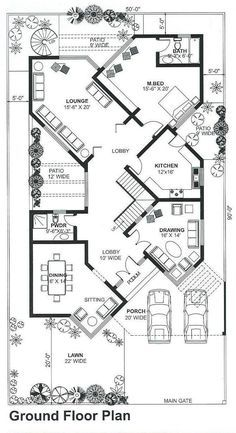
#> input picture 10/cb33831c86d1f16db29ad58bf9e926f3.jpg, 236 x 433 px, found by its file name
$ python analyze_failures.py   (older library calls are emulated)
#> lines starting #> are read from the running program, lines starting #| are printed output that depends on the picture; after the words box and inside, x2 and y2 are one past the last pixel; in counts of white or black regions, pixels touching at a corner belong together
import os
import cv2
import json
import re
import numpy as np

def run_failure_analysis():
    test_set = [
        ('10/cb33831c86d1f16db29ad58bf9e926f3.jpg', 'low_res_thumbnail'),
        ('1/00770eba64db20501bbd30bb21ce6aa5.jpg', 'tall_narrow_plan'),
        ('1/download.png', 'high_res_marketing'),
        ('3/0adf5f25feca052f9968d0a9f42bd8eb.jpg', 'color_furniture'),
        ('7/0162fa659d7392157fc0854ef058f419.jpg', 'dimension_heavy'),
        ('3/0d2f29cf25a408c7e552e39b91189b34.jpg', 'corridor_heavy'),
        ('5/195e61769696aa144d1388a68ef92cc9.jpg', 'bordered_marketing'),
        ('5/1dfd85587a24e04e1e93659ba35f33cb.jpg', 'contrast_challenged'),
        ('7/01d47a008ad8498cf8bc3f78cfc87765.jpg', 'compact_flat'),
        ('10/052da9368c90d89e449dc37055603d7d.jpg', 'small_res_plan')
    ]

    findings = []

    for img_p, cat in test_set:
        if not os.path.exists(img_p):
            continue
        im = cv2.imread(img_p)
#> im is the input picture: shape (433, 236, 3); mean B, G, R 225.2, 225.4, 224.8
        h, w = im.shape[:2]
#> h = 433; w = 236
        gray = cv2.cvtColor(im, cv2.COLOR_BGR2GRAY)

        # 1. Border artifact check: check pixel intensity of 5% border margin
        margin_x = int(w * 0.05)
#> margin_x = 11
        margin_y = int(h * 0.05)
#> margin_y = 21
        borders = [gray[:margin_y, :], gray[-margin_y:, :], gray[:, :margin_x], gray[:, -margin_x:]]
        border_darkness = [np.mean(b < 50) for b in borders]
#> border_darkness = [0.00787, 0.0337, 0.00063, 0.00021]
        has_heavy_border = any(bd > 0.3 for bd in border_darkness)
#> has_heavy_border = False

        # 2. Otsu wall binarization and gap leakage
        _, thresh = cv2.threshold(gray, 0, 255, cv2.THRESH_BINARY_INV + cv2.THRESH_OTSU)
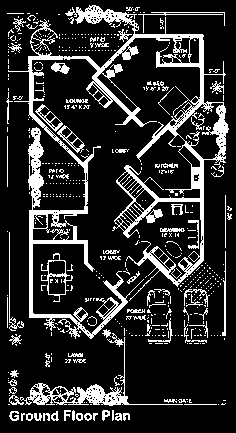
#> thresh: shape (433, 236); 17.6% white; 539 white regions (467 under 20 px), largest, box (x1, y1, x2, y2) and area: (8, 5, 229, 339) 11080, (20, 333, 183, 406) 1386, (41, 253, 73, 302) 264
        kernel = cv2.getStructuringElement(cv2.MORPH_RECT, (3, 3))
        walls = cv2.morphologyEx(thresh, cv2.MORPH_OPEN, kernel)
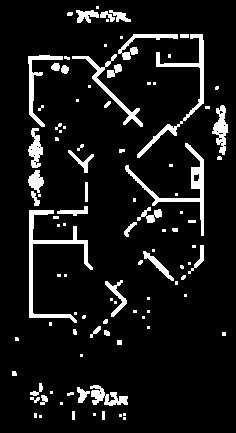
#> walls: shape (433, 236); 8.8% white; 103 white regions (57 under 20 px), largest, box (x1, y1, x2, y2) and area: (29, 210, 93, 323) 1110, (125, 143, 204, 236) 929, (137, 34, 204, 158) 919
        inv_walls = cv2.bitwise_not(walls)
        num_labels, labels, stats, _ = cv2.connectedComponentsWithStats(inv_walls)
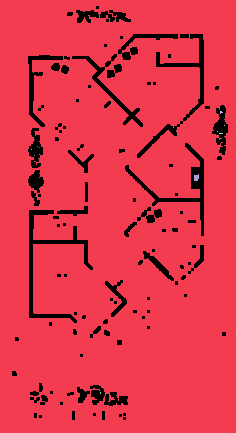
#> labels: shape (433, 236) int32; 12 distinct labels, from 0 to 11; one colour per label, 0 black
#> num_labels = 12; stats = [[12, 6, 216, 414, 9019], [0, 0, 236, 433, 93122], [220, 111, 3, 3, 6], [224, 125, 1, 1, 1], [217, 131, 1, 1, 1], [219, 133, 4, 1, 4], [37, 146, 1, 1, 1], [39, 147, 1, 1, 1], [31, 149, 1, 1, 1], [34, 155, 1, 1, 1], [194, 174, 5, 7, 29], [100, 392, 1, 2, 2]]

        # Room candidate stats
        room_areas = [s[cv2.CC_STAT_AREA] for s in stats[1:]]
#> room_areas = [93122, 6, 1, 1, 4, 1, 1, 1, 1, 29, 2]
        max_room_ratio = max(room_areas) / (w * h) if room_areas else 0
#> max_room_ratio = 0.911
        leaked_exterior = max_room_ratio > 0.45
#> leaked_exterior = True

        # 3. High frequency texture check (e.g. wood flooring or hatched tiles)
        laplacian_var = cv2.Laplacian(gray, cv2.CV_64F).var()
#> laplacian_var = 7951.4

        findings.append({
            'image': img_p,
            'category': cat,
            'resolution': f"{w}x{h}",
            'has_heavy_border': bool(has_heavy_border),
            'leaked_exterior_merge': bool(leaked_exterior),
            'max_component_ratio': round(float(max_room_ratio), 3),
            'components_count': len(stats) - 1,
            'texture_variance': round(float(laplacian_var), 1)
        })
#> pass 2 of the loop in run_failure_analysis, `for img_p, cat in test_set:`:
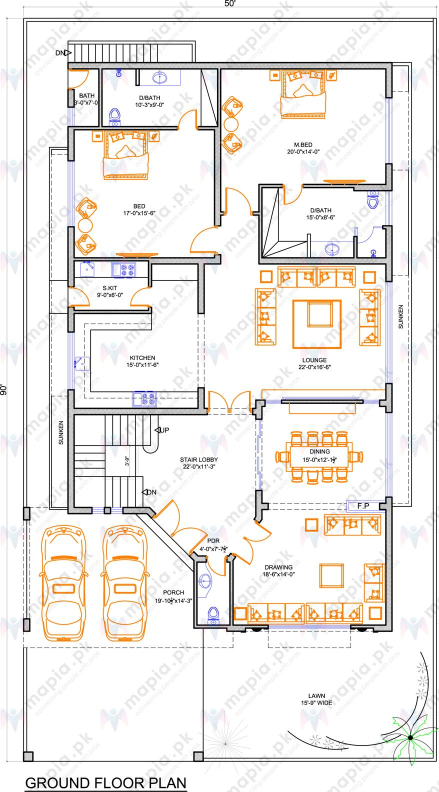
#> input picture 1/00770eba64db20501bbd30bb21ce6aa5.jpg, 877 x 1584 px, found by its file name (shown at 1/2 size)
#> in run_failure_analysis, im is the input picture: shape (1584, 877, 3); mean B, G, R 230.9, 234.2, 237.4
#> gray: shape (1584, 877)
#> border_darkness = [0.0269, 0.0502, 0.000984, 0.0478]
#> in run_failure_analysis, `_, thresh = cv2.threshold(gray, 0, 255, cv2.THRESH_BINARY_INV + cv2.TH..`:
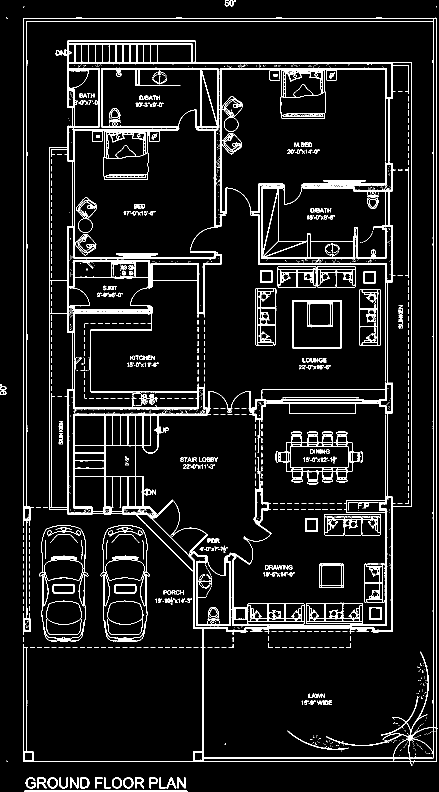
#> thresh: shape (1584, 877) (shown at 1/2 size); 8.4% white; 1135 white regions (867 under 20 px), largest, box (x1, y1, x2, y2) and area: (46, 35, 876, 1532) 80375, (551, 862, 726, 969) 3187, (585, 600, 683, 698) 1680
#> walls: shape (1584, 877); 3.5% white; 341 white regions (215 under 20 px), largest, box (x1, y1, x2, y2) and area: (134, 123, 786, 453) 9868, (504, 367, 786, 565) 4356, (134, 774, 420, 1029) 4238
#> in run_failure_analysis, `num_labels, labels, stats, _ = cv2.connectedComponentsWithStats(inv_wa..`:
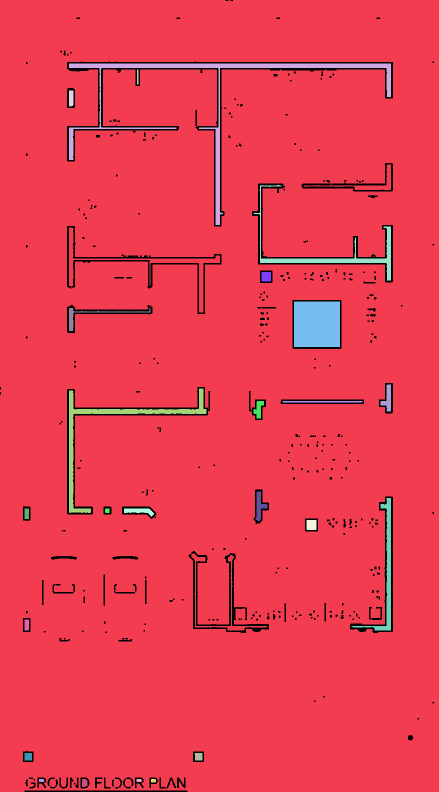
#> labels: shape (1584, 877) int32 (shown at 1/2 size); 27 distinct labels, from 0 to 26; one colour per label, 0 black
#> num_labels = 27; stats = 27 rows, first 6: [0, 0, 868, 1584, 48612], [0, 0, 877, 1584, 1304472], [138, 127, 644, 323, 10061], [274, 139, 3, 30, 90], [138, 181, 9, 32, 282], [507, 370, 275, 191, 3731]
#> room_areas = 26 values, max 1304472 at index 0, min 4 at index 5, mean 51559.8
#> max_room_ratio = 0.939
#> laplacian_var = 4505.3
#> pass 3 of the loop in run_failure_analysis, `for img_p, cat in test_set:`:
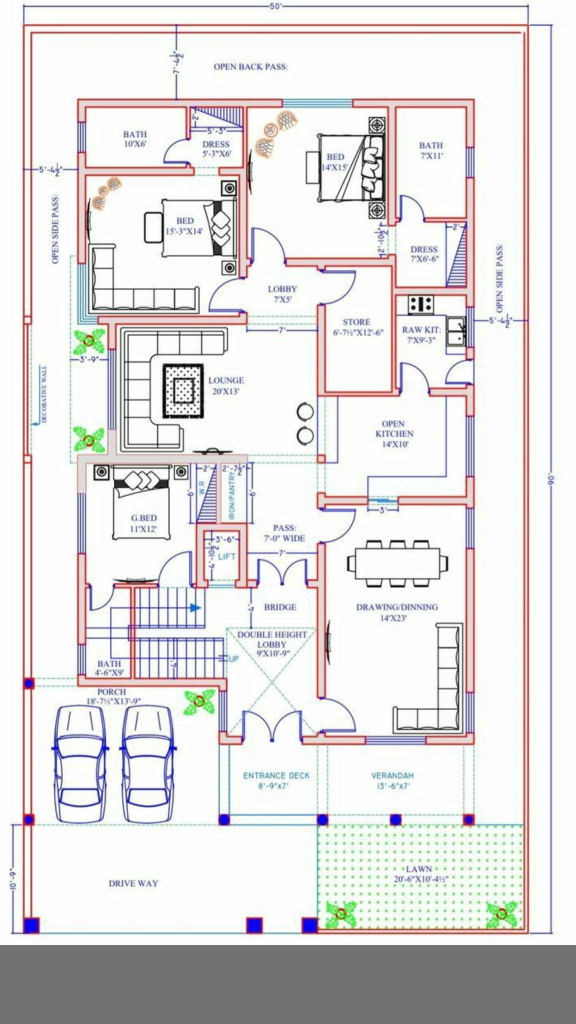
#> input picture 1/download.png, 1152 x 2048 px, found by its file name (shown at 1/2 size)
#> in run_failure_analysis, im is the input picture: shape (2048, 1152, 3); mean B, G, R 222.7, 222.8, 225.4
#> gray: shape (2048, 1152)
#> border_darkness = [2.55e-05, 0, 0.00342, 0]
#> in run_failure_analysis, `_, thresh = cv2.threshold(gray, 0, 255, cv2.THRESH_BINARY_INV + cv2.TH..`:
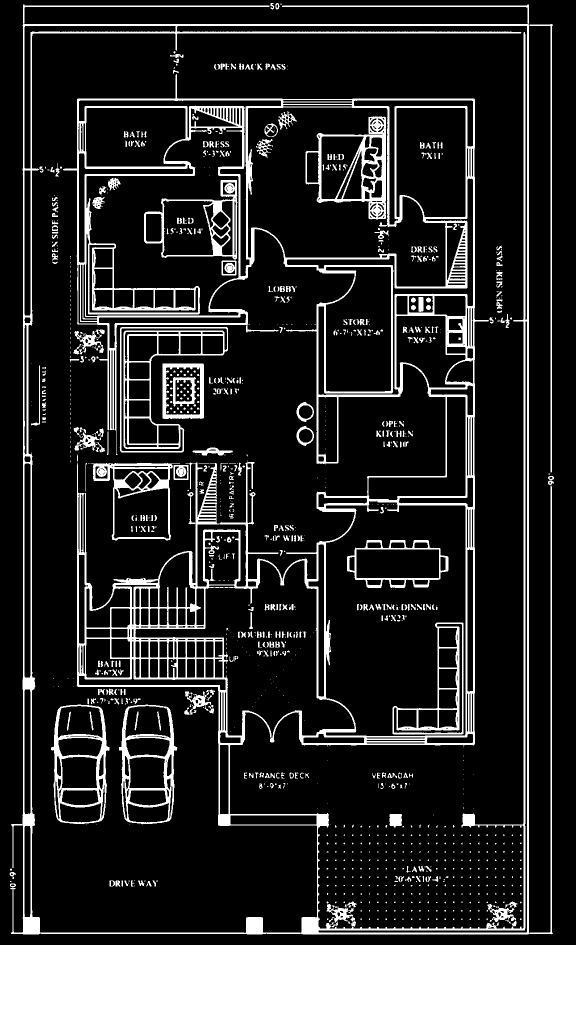
#> thresh: shape (2048, 1152) (shown at 1/2 size); 18.3% white; 1182 white regions (769 under 20 px), largest, box (x1, y1, x2, y2) and area: (0, 1890, 1152, 2048) 182016, (22, 9, 1106, 1869) 163888, (239, 654, 456, 905) 8105
#> walls: shape (2048, 1152); 17.5% white; 831 white regions (425 under 20 px), largest, box (x1, y1, x2, y2) and area: (0, 1890, 1152, 2048) 182016, (567, 197, 977, 1491) 41628, (22, 48, 1058, 1869) 40523
#> in run_failure_analysis, `num_labels, labels, stats, _ = cv2.connectedComponentsWithStats(inv_wa..`:
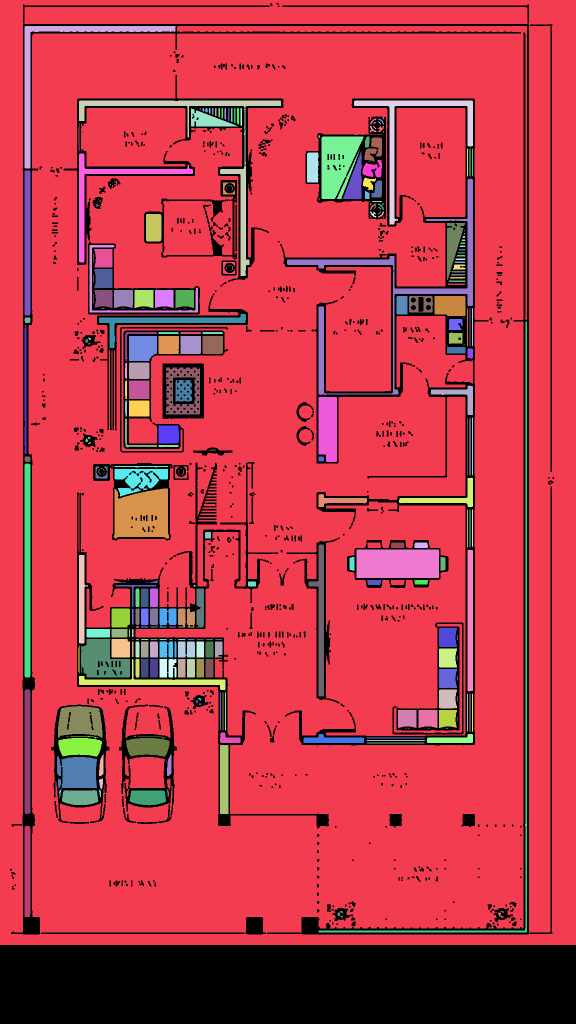
#> labels: shape (2048, 1152) int32 (shown at 1/2 size); 304 distinct labels, from 0 to 303; one colour per label, 0 black
#> num_labels = 304; stats = 304 rows, first 6: [0, 6, 1152, 2042, 412024], [0, 0, 1152, 1890, 1720144], [49, 52, 302, 285, 6749], [158, 201, 404, 352, 8067], [708, 201, 238, 248, 5902], [382, 217, 94, 36, 1663]
#> room_areas = 303 values, max 1720144 at index 0, min 1 at index 5, mean 6426.6
#> max_room_ratio = 0.729
#> laplacian_var = 468.7
#> the loop made 10 passes; the first 3 are shown

    print(json.dumps(findings, indent=2))
    with open('reports/failure_analysis_raw.json', 'w') as f:
        json.dump(findings, f, indent=2)

if __name__ == '__main__':
    run_failure_analysis()
